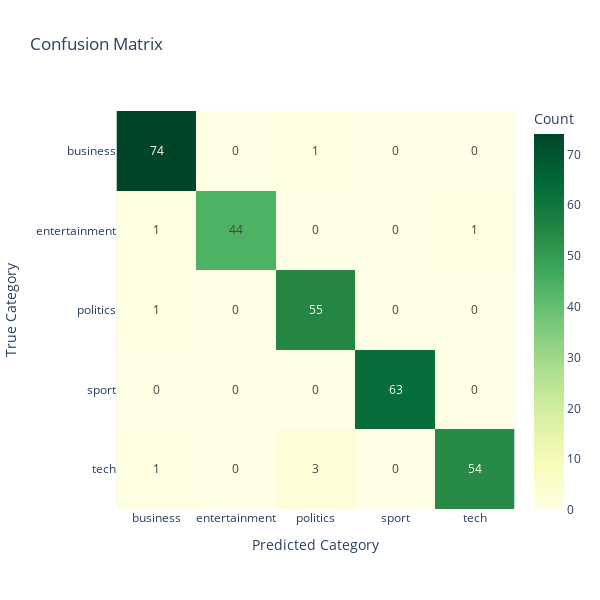

Source (notebook cell):
### Markdown cell above
I trained a logistic regression classifier on the original document vectors to perform text classification. The model achieved impressive results, with a training accuracy of approximately $96.1%$ and a test accuracy of approximately $97.3%$, indicating excellent generalization. The detailed classification report shows consistently high precision, recall, and F1-scores across all categories, with particularly perfect scores for the sport class and very strong results for business, entertainment, politics, and tech. These findings demonstrate that even a relatively simple supervised model can effectively capture the distinctions among categories in this dataset.

Following plot also shows the confusion matrix for the supervised learning model. The confusion matrix reveals that most samples are correctly classified into their true categories, with only a few misclassifications primarily between related classes such as business and politics. The model's high accuracy and strong performance across all categories indicate its effectiveness in capturing the underlying patterns in the text data.

### Code cell
cm = confusion_matrix(y_test, y_test_pred_supervised, labels=np.unique(y_test))


# plot the confusion matrix using plotly
fig = px.imshow(
    cm,
    text_auto=True,
    labels=dict(x="Predicted Category", y="True Category", color="Count"),
    x=np.unique(y_test),
    y=np.unique(y_test),
    color_continuous_scale='YlGn',
    # aspect="auto",
    title="Confusion Matrix",
    width=600,
    height=600
)
fig.show()

### Figure 1 — Plotly figure (JSON) as saved in the notebook; plotly's stock layout.template omitted (floating-point values rounded to 4 significant figures)
{"data": [{"coloraxis": "coloraxis", "hovertemplate": "Predicted Category: %{x}<br>True Category: %{y}<br>Count: %{z}<extra></extra>", "name": "0", "texttemplate": "%{z}", "type": "heatmap", "x": ["business", "entertainment", "politics", "sport", "tech"], "xaxis": "x", "y": ["business", "entertainment", "politics", "sport", "tech"], "yaxis": "y", "z": [[74, 0, 1, 0, 0], [1, 44, 0, 0, 1], [1, 0, 55, 0, 0], [0, 0, 0, 63, 0], [1, 0, 3, 0, 54]]}], "layout": {"coloraxis": {"colorbar": {"title": {"text": "Count"}}, "colorscale": [[0, "rgb(255,255,229)"], [0.125, "rgb(247,252,185)"], [0.25, "rgb(217,240,163)"], [0.375, "rgb(173,221,142)"], [0.5, "rgb(120,198,121)"], [0.625, "rgb(65,171,93)"], [0.75, "rgb(35,132,67)"], [0.875, "rgb(0,104,55)"], [1, "rgb(0,69,41)"]]}, "height": 600, "title": {"text": "Confusion Matrix"}, "width": 600, "xaxis": {"anchor": "y", "constrain": "domain", "domain": [0, 1], "scaleanchor": "y", "title": {"text": "Predicted Category"}}, "yaxis": {"anchor": "x", "autorange": "reversed", "constrain": "domain", "domain": [0, 1], "title": {"text": "True Category"}}}}
